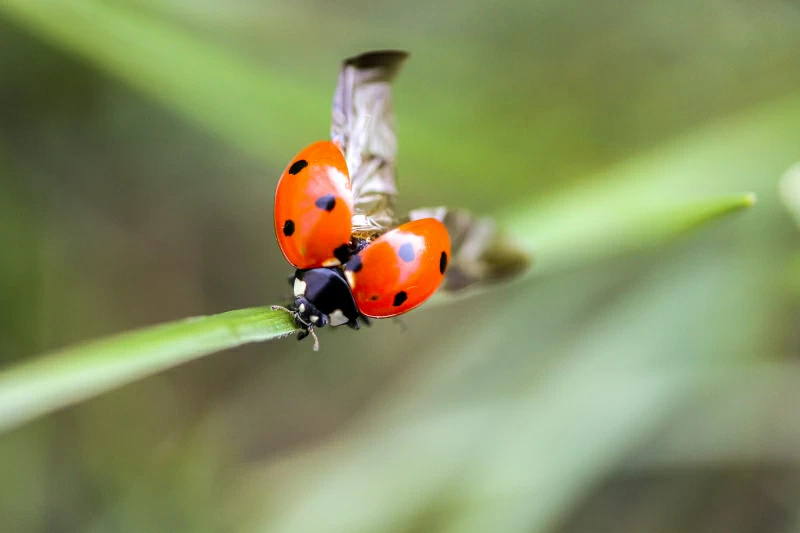
#> input picture 2.webp, 800 x 533 px
$ jupyter execute MK2_BartoszKloc_59122.ipynb
#> lines starting #> are read from the running program, lines starting #| are printed output that depends on the picture
[cell 1]
import numpy as np
import matplotlib.pyplot as plt
from PIL import Image


IMAGE_PATH = "2.webp"
MAX_SIZE = 256
RANK_R = 50


def load_image_as_matrix(path, max_size=256):
#> called with path = '2.webp', max_size = 256
    img = Image.open(path).convert("L")
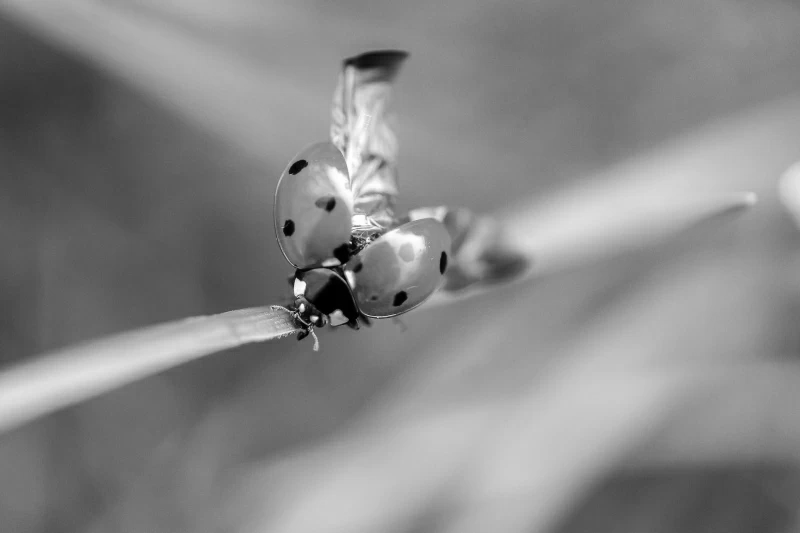
#> img: PIL image 800x533 L; min 0, max 255, mean 135
    w, h = img.size
#> w = 800; h = 533
    scale = min(max_size / w, max_size / h, 1.0)
#> scale = 0.32
    img = img.resize((int(w*scale), int(h*scale)))
#> img: PIL image 256x170 L
    X = np.asarray(img, dtype=np.float64)
    return X

X = load_image_as_matrix(IMAGE_PATH, MAX_SIZE)
n, m = X.shape
#> n = 170; m = 256
print("Rozmiar X:", X.shape)
#| Rozmiar X: (170, 256)

U, S, Vt = np.linalg.svd(X, full_matrices=False)
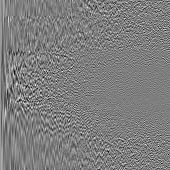
#> U: shape (170, 170) float64; min -0.367, max 0.372, mean 0.000437; drawn with min black and max white
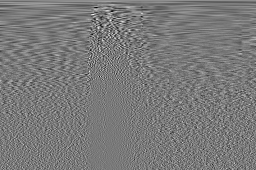
#> Vt: shape (170, 256) float64; min -0.389, max 0.424, mean 0.000433; drawn with min black and max white
#> S = 170 values, max 28464.9 at index 0, min 2 at index 169, mean 339.7
Sigma2 = np.diag(S**2)
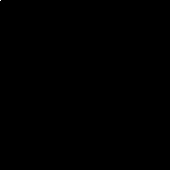
#> Sigma2: shape (170, 170) float64; min 0, max 810247876.7, mean 29810.7; drawn with min black and max white


C_col_svd = Vt.T @ Sigma2 @ Vt
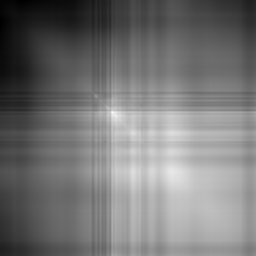
#> C_col_svd: shape (256, 256) float64; min 1831181, max 4607100, mean 3115611.1; drawn with min black and max white
C_row_svd = U @ Sigma2 @ U.T
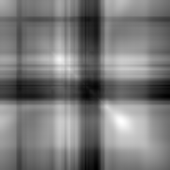
#> C_row_svd: shape (170, 170) float64; min 3271814, max 6330840, mean 4737714.4; drawn with min black and max white


C_col_direct = X.T @ X
C_row_direct = X @ X.T
print("max|C_col_svd - C_col_direct| =", np.max(np.abs(C_col_svd - C_col_direct)))
#| max|C_col_svd - C_col_direct| = 2.60770320892334e-08
print("max|C_row_svd - C_row_direct| =", np.max(np.abs(C_row_svd - C_row_direct)))
#| max|C_row_svd - C_row_direct| = 3.632158041000366e-08


r = min(RANK_R, len(S))
#> r = 50
Ur = U[:, :r]
Sr2 = np.diag(S[:r]**2)
VrT = Vt[:r, :]
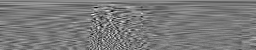
#> VrT: shape (50, 256) float64; min -0.389, max 0.424, mean 0.00148; drawn with min black and max white

C_col_r = VrT.T @ Sr2 @ VrT
C_row_r = Ur @ Sr2 @ Ur.T


plt.figure()
plt.title("Obraz (wariant 2)")
plt.imshow(X, cmap="gray")
plt.axis("off")
plt.show()

plt.figure()
plt.title("Wartości osobliwe (S)")
plt.plot(S)
plt.yscale("log")
plt.xlabel("indeks")
plt.ylabel("S (log)")
plt.grid(True)
plt.show()
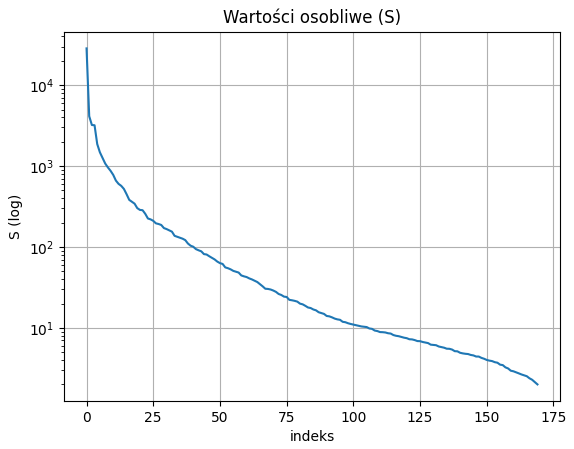
#> figure drawn by matplotlib, 1 panel; curve peaks at x = 0, y = 28464.9

plt.figure()
plt.title("Macierz korelacji kolumn: C_col = X^T X (SVD)")
plt.imshow(C_col_svd, aspect="auto")
plt.colorbar()
plt.show()
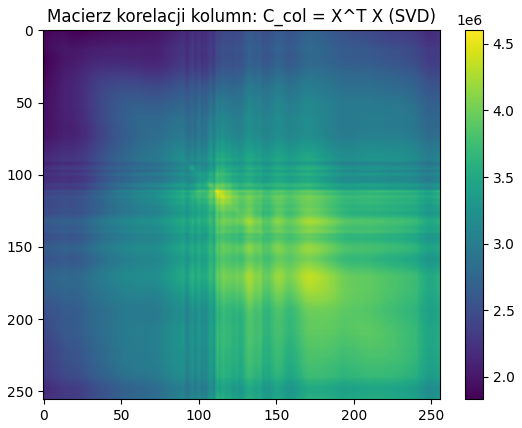
#> figure drawn by matplotlib, 2 panels

plt.figure()
plt.title("Macierz korelacji wierszy: C_row = X X^T (SVD)")
plt.imshow(C_row_svd, aspect="auto")
plt.colorbar()
plt.show()
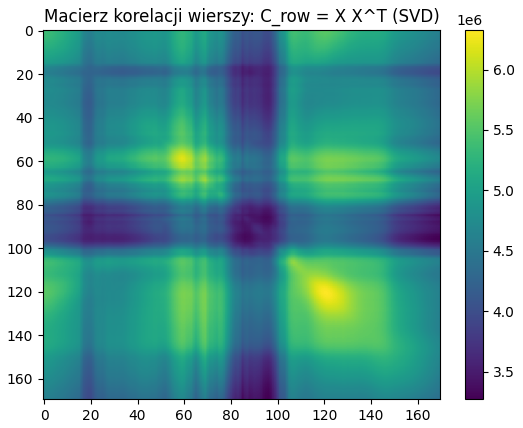
#> figure drawn by matplotlib, 2 panels

plt.figure()
plt.title(f"Przybliżenie rzędu r={r}: C_col(r)")
plt.imshow(C_col_r, aspect="auto")
plt.colorbar()
plt.show()

plt.figure()
plt.title(f"Przybliżenie rzędu r={r}: C_row(r)")
plt.imshow(C_row_r, aspect="auto")
plt.colorbar()
plt.show()
